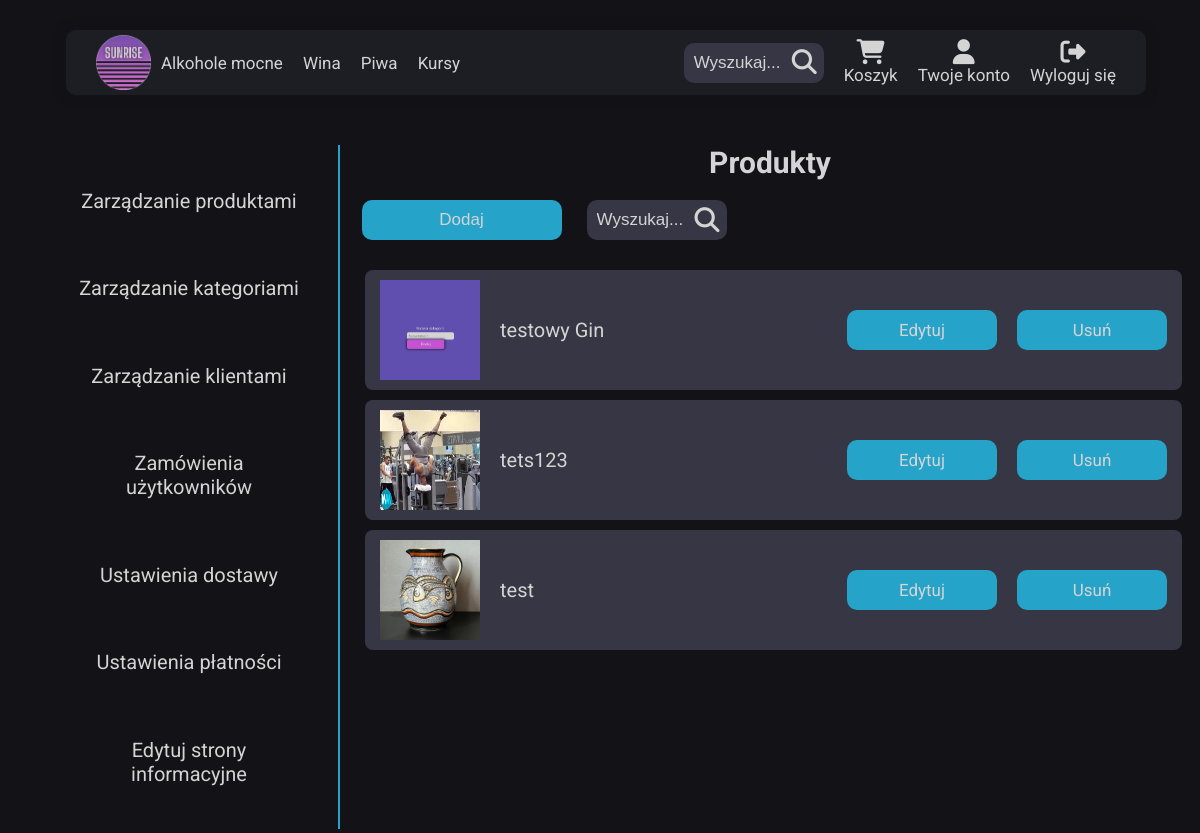
The page /html/admin_panel/index.php (signed in) on the database as committed earlier.
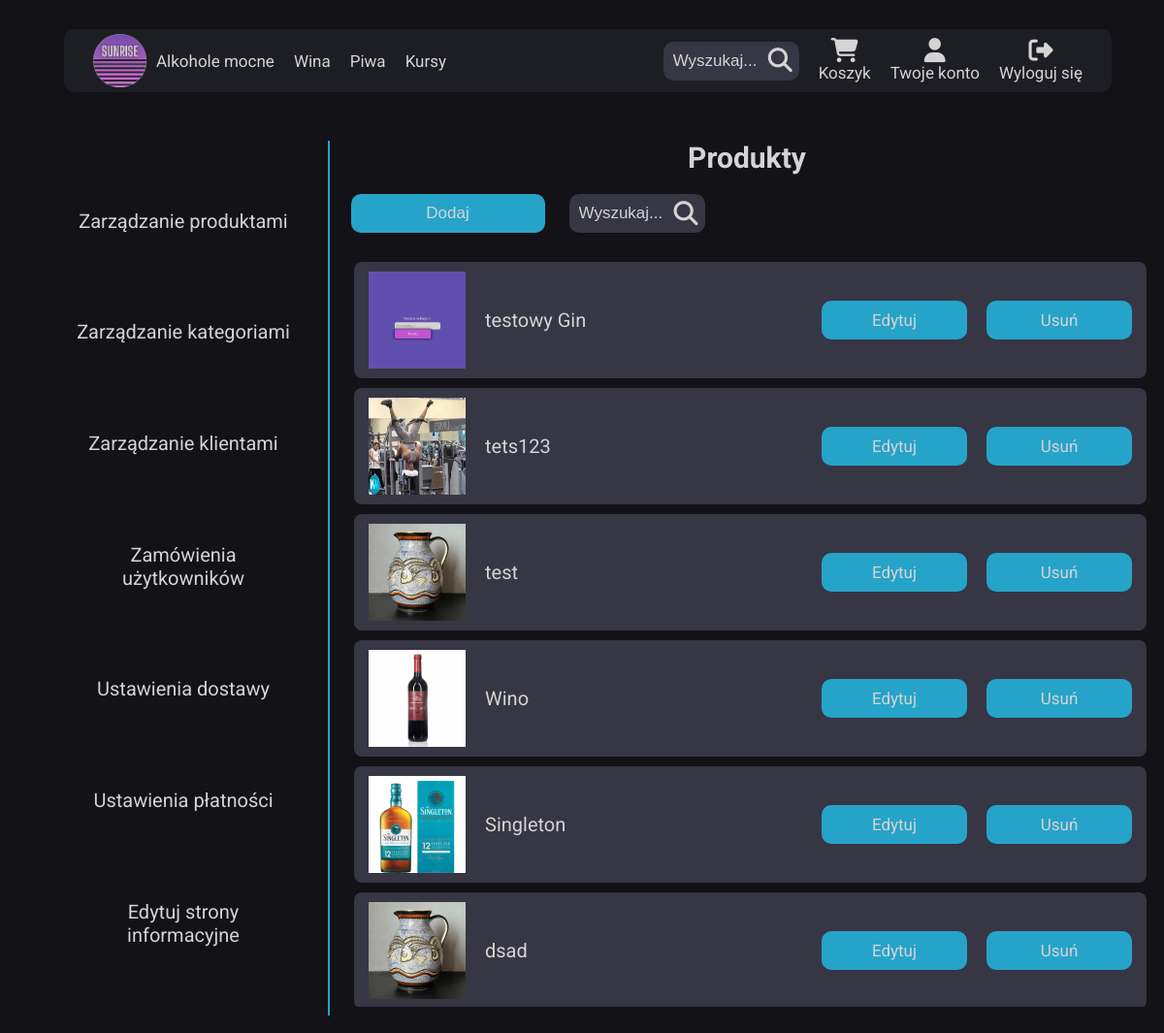
The same page on the database as committed later.
### tables this page shows
CREATE TABLE `product` (
  `id` int(11) NOT NULL,
  `product_name` varchar(50) NOT NULL,
  `category_id` int(11) NOT NULL,
  `price` float NOT NULL,
  `description` text NOT NULL,
  `stock` int(11) NOT NULL,
  `photo_id` int(11) NOT NULL
);

CREATE TABLE `photos` (
  `id` int(11) NOT NULL,
  `path` varchar(255) NOT NULL
);

### html/admin_panel/index.php (the view, shortened to what this page needs)
<?php
require_once('../../php/dblogin.php');
?>
<h1 class="admin__headline">Produkty</h1>
<div class="admin__add">
        <button class="admin__add--addBtn">Dodaj</button>
        <div class="nav__user--search admin__add--search">
          <input type="text" placeholder="Wyszukaj..." id="searchBar"/><i id="searchBtn" class="fa-solid fa-magnifying-glass"></i>
        </div>
</div>
<div class="admin__products">
<?php
$query = $pdo -> query('select product_name, path from product inner join photos on product.photo_id=photos.id;');
$html = '';
while ($row = $query->fetch()){
    $param = http_build_query([
        'item' => $row['product_name']
    ]);
    $delParams = http_build_query([
        'item' => $row['product_name'],
        'table' => 'product',
        'column' => 'product_name'
    ]);
    $html .= '<div class="admin__product">
    <img src="'.$row['path'].'" alt="" class="admin__product--img">
    <p class="admin__product--name">'.$row['product_name'].'</p>
    <a href="./edit_product.php?'.$param.'" class="admin__add--addBtn admin__product--edit">Edytuj</a>
    <a href="../../php/admin_panel/delete_item.php?'.$delParams.'" class="admin__add--addBtn admin__product--delete">Usuń</a>
    </div>';
}
echo $html;
?>
</div>
<?php
require "./admin_panel.php";

Rows that differ between the two databases and show on the page:
added product: photo.path (placeholder picture), product_name "Wino"
added product: photo.path (picture), product_name "Singleton"
added product: photo.path (picture), product_name "dsad"
